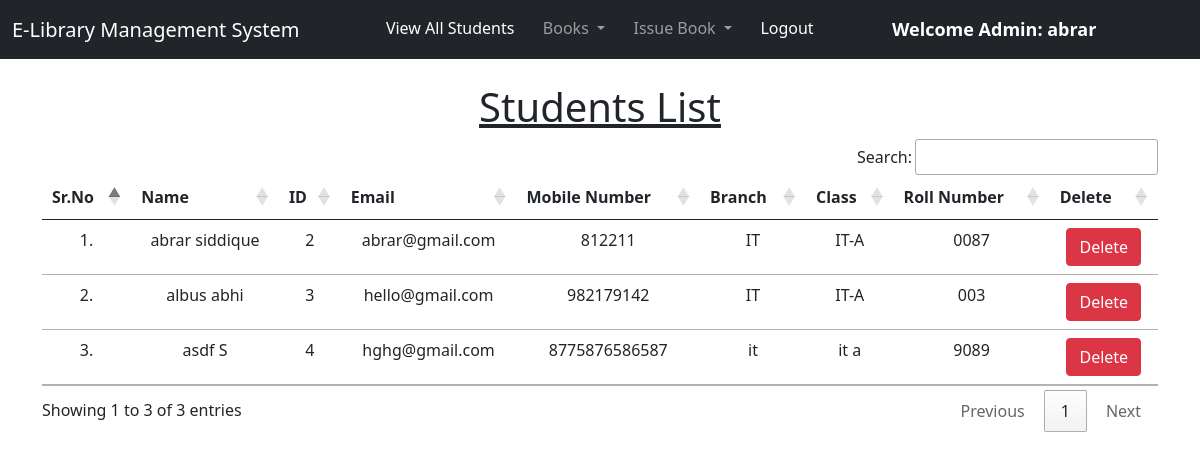
The app's page /view_students/ (signed in) with its own data.
### library/models.py (models this page shows, shortened)
class Student(models.Model):
    user = models.OneToOneField(User, on_delete=models.CASCADE)
    classroom = models.CharField(max_length=10)
    branch = models.CharField(max_length=10)
    roll_no = models.CharField(max_length=3, blank=True)
    phone = models.CharField(max_length=10, blank=True)
    image = models.ImageField(upload_to="", blank=True)

### library/views.py (the view)
# urls.py: path("view_students/", views.view_students, name="view_students"),
@login_required(login_url = '/admin_login')
def view_students(request):
    students = Student.objects.all()
    return render(request, "view_students.html", {'students':students})

### library/templates/view_students.html (shortened to what this page needs)
{% extends 'admin_navbar.html' %}
{% load static %}
{% block body %}
<div class="container mt-4">
    <h1 class="text-center"><u>Students List</u></h1>
    <table class="table table-hover" id="example">
        <thead>
            <tr class="text-center">
                <th>Sr.No</th>
                <th>Name</th>
                <th>ID</th>
                <th>Email</th>
                <th>Mobile Number</th>
                <th>Branch</th>
                <th>Class</th>
                <th>Roll Number</th>
                <th>Delete</th>
            </tr>
        </thead>
        <tbody>
            {% for student in students %}
            <tr class="text-center">
                <td>{{forloop.counter}}.</td>
                <td>{{student.user.get_full_name}}</td>
                <td>{{student.user.id}}</td>
                <td>{{student.user.email}}</td>
                <td>{{student.phone}}</td>
                <td>{{student.branch}}</td>
                <td>{{student.classroom}}</td>
                <td>{{student.roll_no}}</td>
                <td><a href="/delete_student/{{student.id}}/" class="btn btn-danger" onclick="return confirm('Are you sure you want to delete this student?')">Delete</a></td>
            </tr>
            {% endfor %}
        </tbody>
    </table>
    </div>
{% endblock %}

### library/templates/admin_navbar.html (shortened to what this page needs)
<!doctype html>
<html lang="en">
  <head>
    <link href="https://cdn.jsdelivr.net/npm/bootstrap@5.1.0/dist/css/bootstrap.min.css" rel="stylesheet">
    <link rel="stylesheet" href="https://cdn.datatables.net/1.10.25/css/jquery.dataTables.min.css">
    <link rel="stylesheet" href="https://cdn.datatables.net/buttons/1.7.1/css/buttons.dataTables.min.css">
  </head>
  <body>
    <nav class="navbar navbar-expand-lg navbar-dark bg-dark">
        <div class="container-fluid">
          <a class="navbar-brand" href="#">E-Library Management System</a>
          <div class="collapse navbar-collapse" id="navbarSupportedContent">
            <ul class="navbar-nav me-auto mb-2 mb-lg-0">
              <li class="nav-item">
                <a class="nav-link active" aria-current="page" href="/view_students/">View All Students</a>
              </li>
              <li class="nav-item dropdown">
                <a class="nav-link dropdown-toggle" href="#" id="navbarDropdown" role="button" data-bs-toggle="dropdown" aria-expanded="false">
                  Books
                </a>
              </li>
              <li class="nav-item dropdown">
                <a class="nav-link dropdown-toggle" href="#" id="navbarDropdown" role="button" data-bs-toggle="dropdown" aria-expanded="false">
                  Issue Book
                </a>
              </li>
              <li class="nav-item">
                <a class="nav-link active" aria-current="page" href="/logout/">Logout</a>
              </li>
              <li class="nav-item">
                <a style="font-weight:600; font-family:'Segoe UI', Tahoma, Geneva, Verdana, sans-serif; font-size: large;" class="nav-link active" href="#">Welcome Admin: {{request.user}}</a>
              </li>
            </ul>
          </div>
        </div>
      </nav>
      {% block body %}
      {% endblock %}
  </body>
</html>

### records on screen
Student: user.get_full_name "abrar siddique", user.id "2", user.email "abrar@gmail.com", phone "812211", branch "IT", classroom "IT-A", roll_no "0087"
Student: user.get_full_name "albus abhi", user.id "3", user.email "hello@gmail.com", phone "982179142", branch "IT", classroom "IT-A", roll_no "003"
Student: user.get_full_name "asdf S", user.id "4", user.email "hghg@gmail.com", phone "8775876586587", branch "it", classroom "it a", roll_no "9089"

### other values on screen
{{ request.user }} "abrar"
